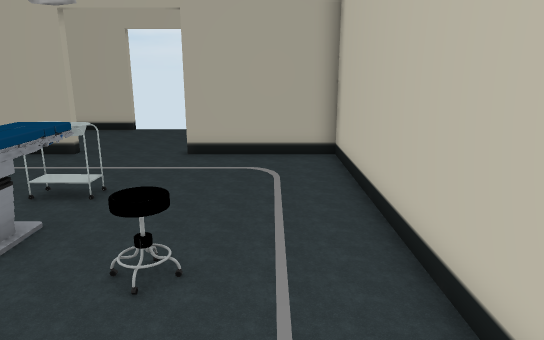
view 1 (above)

12 first-person views from a walk through a scene from a Unity 3-D project. The camera is 1.26 m above the floor, tilts 14° down and sees 70° across. Doors are open. The floor is counted in squares, 0.48 m on a side. Each view is taken from the middle of a square. On the plan, view 1 faces up. The plan holds only what a view shows up to about 20 squares ahead; the rest is blank. The player is left out.

view 2
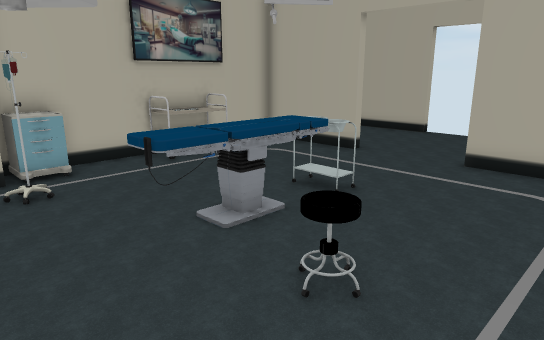

view 3
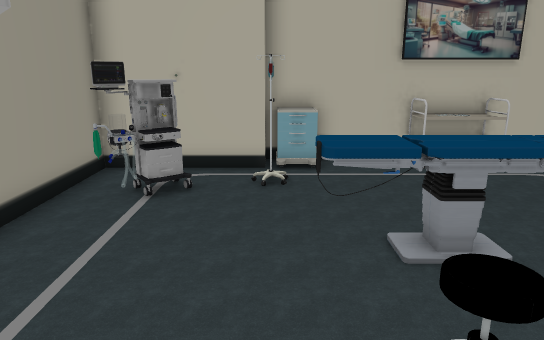

view 4
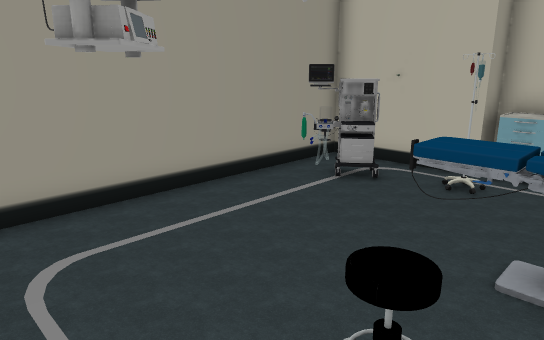

view 5
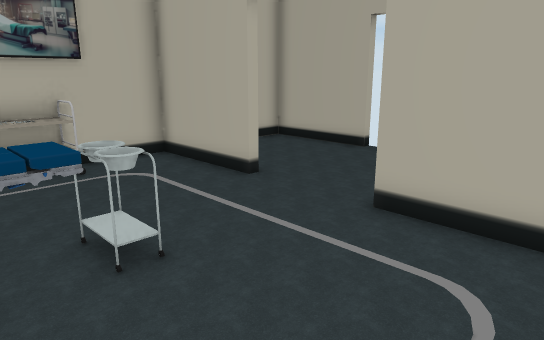

view 6
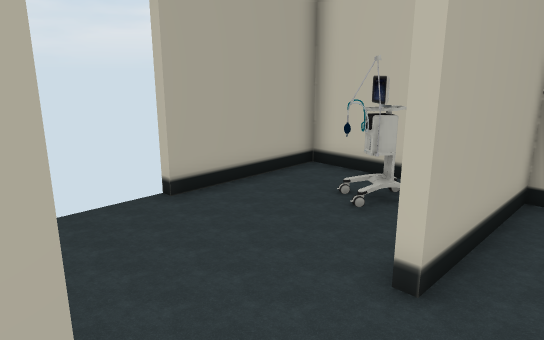

view 7
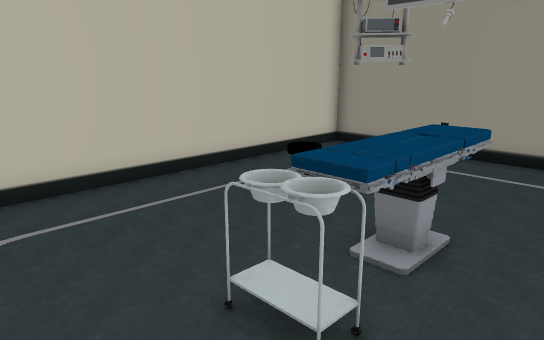

view 8
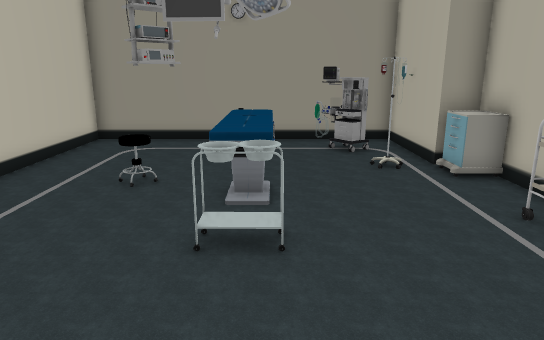

view 9
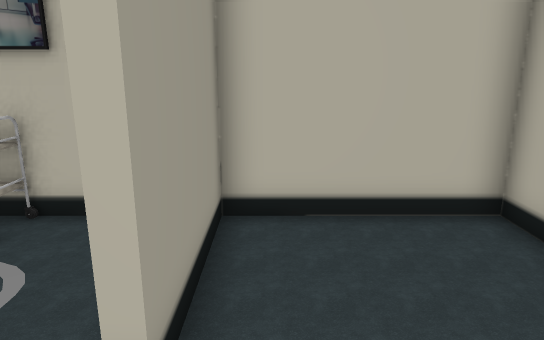

view 10
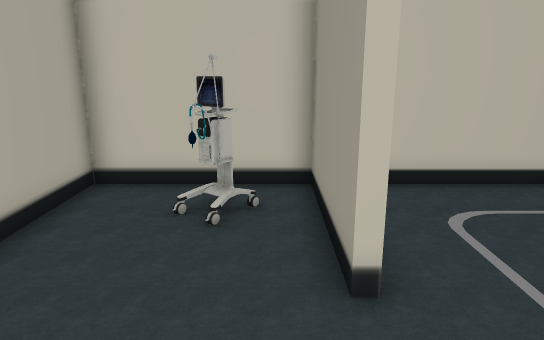

view 11
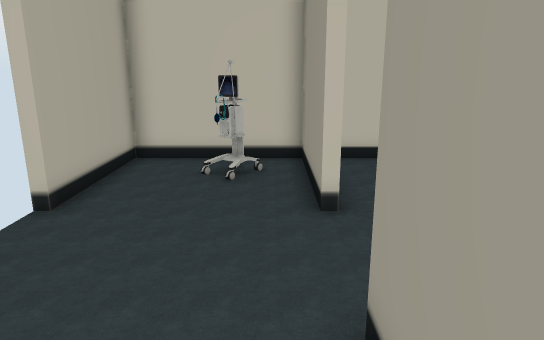

view 12
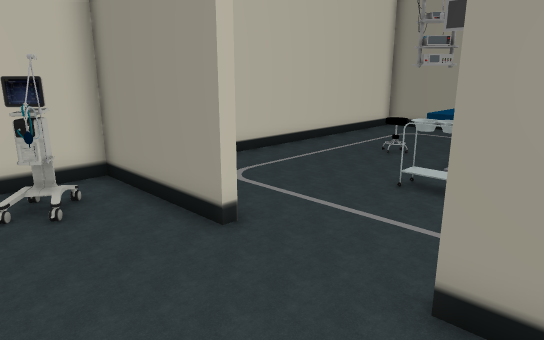

### Floor plan
Ten units are one square. View 1 is at (0, 0); x grows to the right and y downward. Boxes are objects, and circles mark ways between rooms. Rooms are numbered by the first view taken in them; rooms with no view inside come last. Other rooms are left out.
<svg viewBox="-114 -193 140 216">
<path fill="none" stroke="#000" d="M-109 -75 -109 -28 -98 -28 -98 18 21 18 21 -127 -28 -127M-66 -127 -109 -127 -109 -94M-66 -188 -66 -183 -109 -183 -109 -130 -66 -130M-28 -130 21 -130 21 -183 -28 -183 -28 -188"/>
<rect x="-105" y="-45" width="10" height="10" fill="#bbb"><title>other object</title></rect>
<rect x="-105" y="-95" width="10" height="30" fill="#bbb"><title>other object</title></rect>
<rect x="-95" y="-35" width="20" height="10" fill="#bbb"><title>other object</title></rect>
<rect x="-85" y="-15" width="20" height="30" fill="#bbb"><title>other object</title></rect>
<rect x="-55" y="-85" width="20" height="50" fill="#bbb"><title>other object</title></rect>
<rect x="-55" y="-95" width="20" height="10" fill="#bbb"><title>other object</title></rect>
<rect x="-25" y="-25" width="30" height="30" fill="#bbb"><title>other object</title></rect>
<rect x="-5" y="-155" width="20" height="10" fill="#bbb"><title>other object</title></rect>
<circle cx="-45" cy="-130" r="3" fill="#2a7"/>
<text x="-40" y="-60">1</text>
<text x="-50" y="-160">2</text>
</svg>
Room 1 opens to room 2.

Where each view was taken, in squares from view 1:
view 1: 0 up, 0 right, facing up
view 2: 1 up, 1 right, facing up-left
view 3: 3 up, 1 right, facing left
view 4: 6 up, 1 right, facing down-left
view 5: 6 up, 1 right, facing up-left
view 6: 11 up, 7 left, facing up-right
view 7: 11 up, 7 left, facing down-right
view 8: 14 up, 5 left, facing down
view 9: 14 up, 4 left, facing left
view 10: 14 up, 7 left, facing right
view 11: 14 up, 10 left, facing right
view 12: 17 up, 8 left, facing down-right
